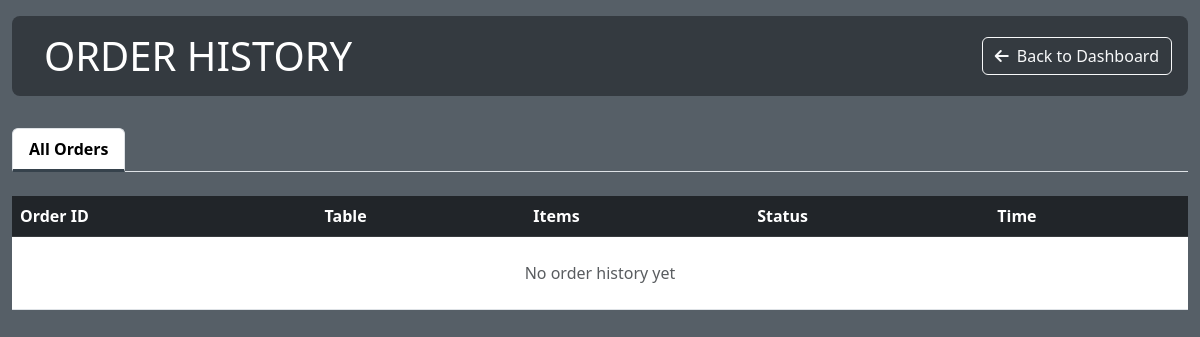
Page /kitchen/history/ on the earlier database version.
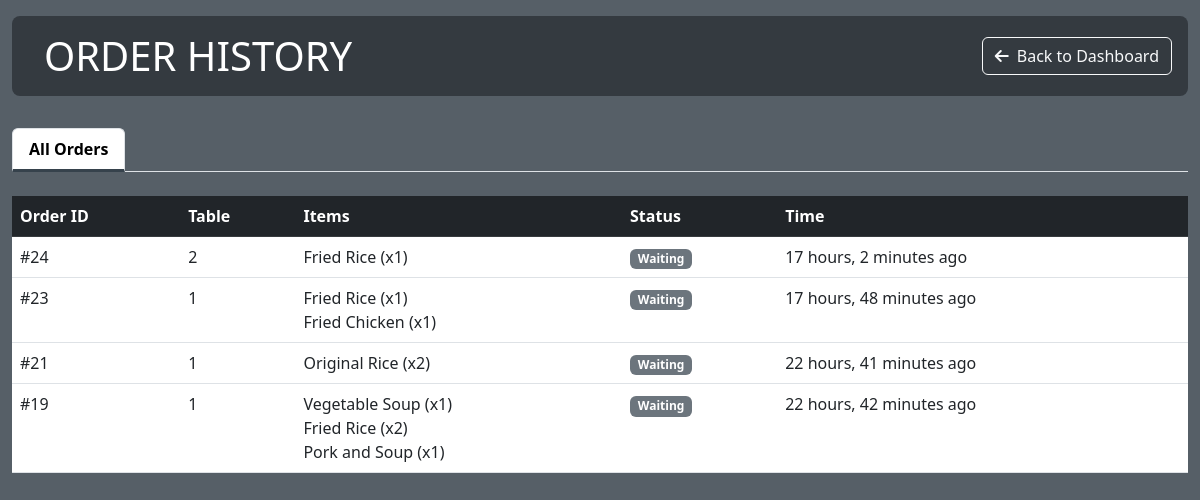
Same page on the later database version.
### order/models.py (models this page shows, shortened)
class Order(models.Model):
    table = models.ForeignKey(Table, on_delete=models.CASCADE, related_name='orders')
    date_ordered = models.DateTimeField(auto_now_add=True)
    STATUS_CHOICES = [
        ('Pending', 'Pending'),
        ('Completed', 'Completed'),
    ]
    status = models.CharField(max_length=50, choices=STATUS_CHOICES, default='Pending')
    kitchen_status_choices = [
        ('Waiting', 'Waiting'),
        ('None', 'None'),
        ('Ready', 'Ready'),
    ]
    kitchen_status = models.CharField(max_length=50, choices=kitchen_status_choices, default='Waiting')
    bar_status = models.CharField(max_length=50, choices=kitchen_status_choices, default='Waiting')
    def get_kitchen_items(self):
        return self.order_items.exclude(selection__item__category__title='Drink')

class Table(models.Model):
    table_number = models.PositiveIntegerField(unique=True)
    availability = models.BooleanField(default=True)
    qr_code = models.ImageField(upload_to='qrcodes/', blank=True, null=True,
                                help_text='create a qr code everytime a table is saved!')

class OrderItem(models.Model):
    order = models.ForeignKey(Order, on_delete=models.CASCADE, related_name='order_items')
    selection = models.ForeignKey(Selection, on_delete=models.CASCADE)
    quantity = models.PositiveIntegerField(default=1)
    total_price = models.DecimalField(max_digits=10, decimal_places=2, editable=False)

class Selection(models.Model):
    item = models.ForeignKey(Item, on_delete=models.CASCADE, related_name='selections')
    meat_option = models.ForeignKey(MeatOption, on_delete=models.SET_NULL, null=True, blank=True)
    spicy_level = models.ForeignKey(SpicyLevel, on_delete=models.SET_NULL, null=True, blank=True)

class Item(models.Model):
    name = models.CharField(max_length=100)
    description = models.TextField(null=True, blank=True)
    category = models.ForeignKey(Category, on_delete=models.CASCADE, related_name='items')
    image = models.ImageField(blank=True, null=True)
    base_price = models.DecimalField(max_digits=6, decimal_places=2)
    has_meat_options = models.BooleanField(default=False)
    has_spicy_options = models.BooleanField(default=False)

### kitchen/views.py (the view)
# urls.py: path('history/', views.history_view, name='history_view'),
def history_view(request):
    completed_orders = Order.objects.exclude(
        status='Pending',
        kitchen_status='Waiting'
    ).order_by('-date_ordered')
    context = {
        'completed_orders': completed_orders,
    }
    return render(request, 'kitchen/history.html', context)

### kitchen/templates/kitchen/history.html (shortened to what this page needs)
{% extends "kitchen/base.html" %}
{% block content %}
<div class="kitchen-header d-flex justify-content-between align-items-center">
    <div class="d-flex align-items-center">
        <h1 class="mb-0">ORDER HISTORY</h1>
    </div>
    <a href="{% url 'kitchen:kitchen_view' %}" class="btn btn-outline-light">
        <i class="fas fa-arrow-left me-2"></i>Back to Dashboard
    </a>
</div>
<ul class="nav nav-tabs mb-4">
    <li class="nav-item">
        <a class="nav-link active" href="#">All Orders</a>
    </li>
</ul>
<div class="table-responsive">
    <table class="table table-hover">
        <thead class="table-dark">
        <tr>
            <th>Order ID</th>
            <th>Table</th>
            <th>Items</th>
            <th>Status</th>
            <th>Time</th>
        </tr>
        </thead>
        <tbody>
        {% for order in completed_orders %}
        {% with kitchen_items=order.get_kitchen_items %}
        {% if kitchen_items %}
        <tr>
            <td>#{{ order.id }}</td>
            <td>{{ order.table.table_number }}</td>
            <td>
                {% for item in kitchen_items %}
                {{ item.selection.item.name }} (x{{ item.quantity }})<br>
                {% endfor %}
            </td>
            <td>
                <span class="badge
                    {% if order.kitchen_status == 'Completed' %}bg-success{% else %}bg-secondary{% endif %}">
                    {{ order.kitchen_status }}
                </span>
            </td>
            <td>{{ order.date_ordered|timesince }} ago</td>
        </tr>
        {% endif %}
        {% endwith %}
        {% empty %}
        <tr>
            <td colspan="5" class="text-center py-4 text-muted">No order history yet</td>
        </tr>
        {% endfor %}
        </tbody>
    </table>
</div>
{% endblock %}

Differences in the rows shown:
added Order: id "24", table.table_number "2", kitchen_status "Waiting", date_ordered "17 hours, 2 minutes"
added OrderItem: selection.item.name "Fried Rice", quantity "1", shown under "24"
added Order: id "23", table.table_number "1", kitchen_status "Waiting", date_ordered "17 hours, 48 minutes"
added OrderItem: selection.item.name "Fried Rice", quantity "1", shown under "23"
added OrderItem: selection.item.name "Fried Chicken", quantity "1", shown under "23"
now on this page (row edited): Order: id "21", table.table_number "1", kitchen_status "Waiting", date_ordered "22 hours, 41 minutes"
now on this page (row unchanged): OrderItem: selection.item.name "Original Rice", quantity "2", shown under "21"
now on this page (row edited): Order: id "19", table.table_number "1", kitchen_status "Waiting", date_ordered "22 hours, 42 minutes"
now on this page (row unchanged): OrderItem: selection.item.name "Vegetable Soup", quantity "1", shown under "19"
now on this page (row unchanged): OrderItem: selection.item.name "Fried Rice", quantity "2", shown under "19"
now on this page (row unchanged): OrderItem: selection.item.name "Pork and Soup", quantity "1", shown under "19"
Other differences:
text no longer shown: "No order history yet"
